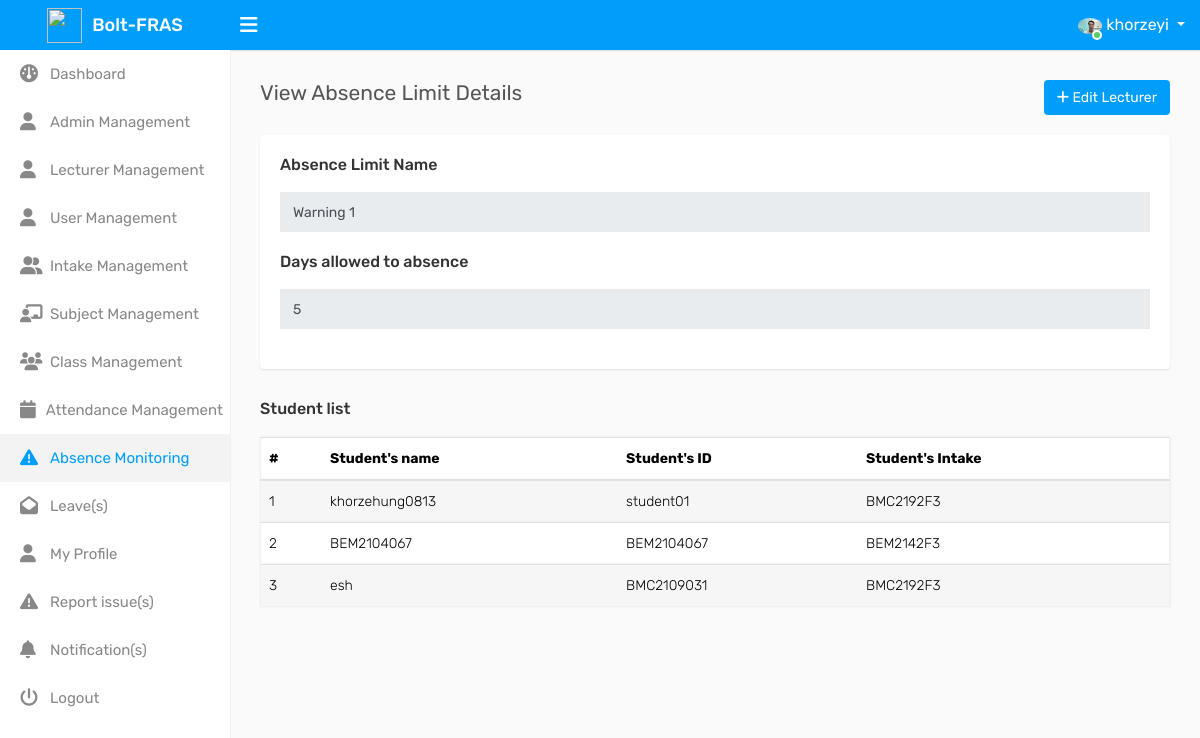
The page /admin-view-absenceMonitoring/2/ (signed in) on the database as committed earlier.
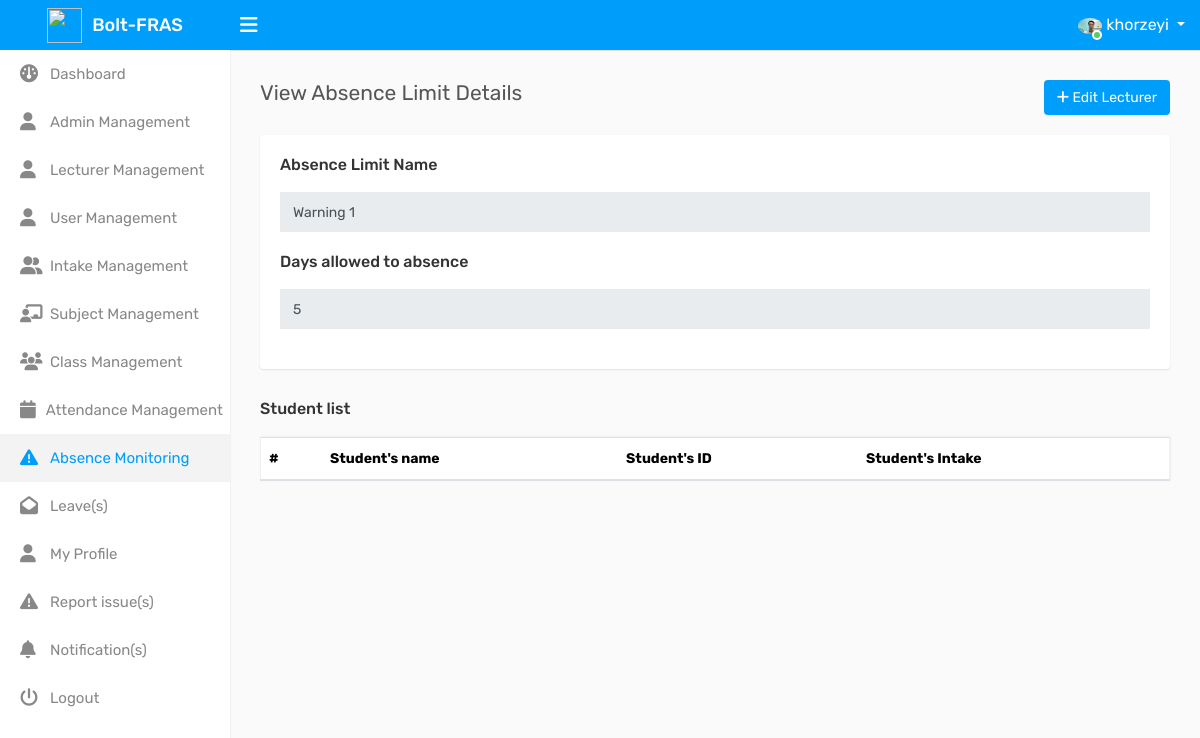
The same page on the database as committed later.
### system/models.py (models this page shows, shortened)
class AdminProfile(models.Model):
    adminId = models.CharField(max_length=50, primary_key=True, default="Not provided")
    user = models.OneToOneField(User, on_delete=models.CASCADE, limit_choices_to={'groups__name': 'admin'})
    adminProfileImage = models.ImageField(null=True, blank=True, upload_to='adminProfileImage', default='adminProfileImage/default.png')

class AbsenceMonitoringTable(models.Model):
    absenceLimitName = models.CharField(max_length=255, default = "Not provided")
    absenceLimitDays = models.IntegerField(default = 1)
    adminID = models.ForeignKey(AdminProfile, on_delete=models.CASCADE, default = "Not provided")

class UserProfile(models.Model):
    userId = models.CharField(max_length=50, primary_key=True, default="Not provided")
    intakeCode = models.ForeignKey(IntakeTable, on_delete=models.CASCADE, default="Not provided")
    absenceMonitoringId = models.ForeignKey(AbsenceMonitoringTable, on_delete=models.SET_NULL, null=True, blank=True)
    faceImageUrl = models.ImageField(null=True, blank=True, upload_to='faceImage', default='faceImage/default.png')
    user = models.OneToOneField(User, on_delete=models.CASCADE, limit_choices_to={'groups__name': 'user'})

class IntakeTable(models.Model):
    intakeCode = models.CharField(max_length=255, primary_key=True, default="Not provided")
    adminId = models.ForeignKey(AdminProfile, on_delete=models.CASCADE, default="Not provided")

### system/decorators.py (the view)
        def wrapper_func(request, *args, **kwargs):
            group = None
            if request.user.groups.exists():
                group = request.user.groups.all()[0].name
            if group in allow_roles:
                return view_func(request, *args, **kwargs)
            else:
                message = 'Sorry, you are not allowed to view this page'
                return render(request, 'error.html', {'message': message})

### system/context_processors.py (called while the page is built)
def notification_count(request):
    allowed_groups = ['admin', 'user']
    if request.user.is_authenticated and request.user.groups.filter(name__in=allowed_groups).exists():
        notifications = NotificationTable.objects.filter(receiver=request.user.username, status='delivered')
        notification_count = notifications.count()
    else:
        notification_count = 0
    return {'notification_count': notification_count}

def unread_leave_count(request):
    allowed_groups = ['admin']
    if request.user.is_authenticated and request.user.groups.filter(name='admin').exists():
        user = request.user
        admin = AdminProfile.objects.get(user=user)
        leaves = LeaveTable.objects.filter(adminID=admin, status='pending')
        leave_count = leaves.count()
    else:
        leave_count = 0
    return {'leave_count': leave_count}

### system/views/admin_views.py (called while the page is built)
@login_required(login_url='/')
@allow_users(allow_roles=['admin'])
def admin_viewAbsenceMonitoring(request, id):
    limit = AbsenceMonitoringTable.objects.get(id=id)
    users = UserProfile.objects.filter(absenceMonitoringId = id)
    return render(request, 'admin-templates/viewAbsenceMonitoring.html', {'limit': limit, 'users': users})

### system/templates/admin-templates/viewAbsenceMonitoring.html (shortened to what this page needs)
{% load static %}
{% include 'head.html' %}
<body>
    <div class="main-wrapper">
        {% include 'header_admin.html' %}
        <div class="page-wrapper">
            <div class="content">
                <div class="row">
                    <div class="col-sm-4 col-3">
                        <h4 class="page-title">View Absence Limit Details</h4>
                    </div>
                    <div class="col-sm-8 col-9 text-right m-b-20">
                        <a href="{% url 'admin-edit-absenceMonitoring' limit.id %}" class="btn btn-primary float-right"><i class="fa fa-plus"></i> Edit Lecturer</a>
                    </div>
                </div>
                <div class="card-box">
                    <form method="POST" class="form-signin" enctype="multipart/form-data">
                        <h3 class="card-title">Absence Limit Name </h3>
                        <div class="row">
                            <div class="col-md-12">
                                <div class="form-group">
                                    <input type="text" class="form-control" id="absenceLimitName" name="absenceLimitName" value="{{limit.absenceLimitName}}" readonly>
                                </div>
                            </div>
                        </div>
                        <h3 class="card-title">Days allowed to absence</h3>
                        <div class="row">
                            <div class="col-md-12">
                                <div class="form-group">
                                    <input type="number" class="form-control" id="absenceLimitDays" name="absenceLimitDays" value="{{limit.absenceLimitDays}}" readonly>
                                </div>
                            </div>
                        </div>
                    </form>
                </div>
                <h3 class="card-title">Student list</h3>
                <div class="row">
                    <div class="col-md-12">
                            <table class="table table-striped custom-table mb-0">
                                <thead>
                                    <tr>
                                        <th>#</th>
                                        <th>Student's name</th>
                                        <th>Student's ID</th>
                                        <th>Student's Intake</th>
                                    </tr>
                                </thead>
                                <tbody>
                                    {% for user in users %}
                                        <tr>
                                            <td>{{ forloop.counter }}</td>
                                            <td>{{ user.user.username }}</td>
                                            <td>{{ user.userId }}</td>
                                            <td>{{ user.intakeCode.intakeCode}}</td>
                                        </tr>
                                    {% endfor %}
                                </tbody>
                            </table>
                        </div>
                    </div>
                </div>
            </div>
        </div>
</body>
</html>

### system/templates/head.html (shortened to what this page needs)
{% load static %}
<!DOCTYPE html>
<html lang="en">
<head>
    <link rel="stylesheet" type="text/css" href="{% static 'assets/css/bootstrap.min.css' %} ">
    <link rel="stylesheet" type="text/css" href="{% static 'assets/css/select2.min.css' %} ">
    <link rel="stylesheet" type="text/css" href="{% static 'assets/css/style.css' %} ">
    <link rel="stylesheet" type="text/css" href="{% static 'assets/css/bootstrap-datetimepicker.min.css' %} ">
    <link rel="stylesheet" type="text/css" href="{% static 'assets/css/dataTables.bootstrap4.min.css' %} ">
    <link rel="stylesheet" href="https://cdnjs.cloudflare.com/ajax/libs/font-awesome/6.5.1/css/all.min.css" />
    <link href=" {% static 'assets/DataTables/datatables.min.css' %} " rel="stylesheet">
</head>

### system/templates/header_admin.html (shortened to what this page needs)
{% load static %}
<div class="header">
    <div class="header-left">
        <a href="{% url 'admin-dashboard' %}" class="logo">
            <img src=" {% static 'assets/img/bolt.png' %} " width="35" height="35" alt=""> <span>Bolt-FRAS</span>
        </a>
    </div>
    <a id="toggle_btn" href="javascript:void(0);"><i class="fa fa-bars"></i></a>
    <ul class="nav user-menu float-right">
        <li class="nav-item dropdown has-arrow">
            <a href="" class="dropdown-toggle nav-link user-link" data-toggle="dropdown">
                <span class="user-img">
                    <img class="rounded-circle" src="{{request.user.adminprofile.adminProfileImage.url}}" width="24" alt="Admin">
                    <span class="status online"></span>
                </span>
                <span>{{request.user.username}}</span>
            </a>
        </li>
    </ul>
</div>
    <div class="sidebar" id="sidebar">
        <div class="sidebar-inner slimscroll">
            <div id="sidebar-menu" class="sidebar-menu">
                <ul>
                    <li {% if request.path == '/admin-dashboard' %}class="active"{% endif %}>
                        <a href="{% url 'admin-dashboard' %}"><i class="fa fa-dashboard"></i> <span>Dashboard</span></a>
                    </li>
                    <li {% if '/admin-admin-management' in request.path or '/admin-edit-admin' in request.path or '/admin-view-admin' in request.path or '/admin-create-admin' in request.path %}class="active"{% endif %}>
                        <a href="{% url 'admin-admin-management' %}"><i class="fa fa-user"></i> <span>Admin Management</span></a>
                    </li>
                    <li {% if '/admin-lecturer-management' in request.path or '/admin-edit-lecturer' in request.path or '/admin-view-lecturer' in request.path or '/admin-create-lecturer' in request.path %}class="active"{% endif %}>
                        <a href="{% url 'admin-lecturer-management' %}"><i class="fa fa-user"></i> <span>Lecturer Management</span></a>
                    </li>
                    <li {% if '/admin-user-management' in request.path or '/admin-edit-user' in request.path or '/admin-view-user' in request.path or '/admin-create-user' in request.path %}class="active"{% endif %}>
                        <a href="{% url 'admin-user-management' %}"><i class="fa fa-user"></i> <span>User Management</span></a>
                    </li>
                    <li {% if '/admin-intake-management' in request.path or '/admin-edit-intake' in request.path or '/admin-view-intake' in request.path or '/admin-create-intake' in request.path %}class="active"{% endif %}>
                        <a href="{% url 'admin-intake-management' %}"><i class="fa-solid fa-user-group"></i> <span>Intake Management</span></a>
                    </li>
                    <li {% if '/admin-subject-management' in request.path or '/admin-edit-subject' in request.path or '/admin-view-subject' in request.path or '/admin-create-subject' in request.path %}class="active"{% endif %}>
                        <a href="{% url 'admin-subject-management' %}"><i class="fas fa-chalkboard-teacher"></i><span>Subject Management</span></a>
                    </li>
                    <li {% if '/admin-class-management' in request.path or '/admin-edit-class' in request.path or '/admin-view-class' in request.path or '/admin-create-class' in request.path %}class="active"{% endif %}>
                        <a href="{% url 'admin-class-management' %}"><i class="fa fa-users" aria-hidden="true"></i><span>Class Management</span></a>
                    </li>
                    <li {% if '/admin-attendance-management' in request.path or '/admin-edit-attendance' in request.path or '/admin-view-attendance' in request.path or '/admin-create-attendance' in request.path %}class="active"{% endif %}>
                        <a href="{% url 'admin-attendance-management' %}"><i class="fa fa-calendar"></i> <span>Attendance Management</span></a>
                    </li>
                    <li {% if '/admin-absenceMonitoring-management' in request.path or '/admin-edit-absenceMonitoring' in request.path or '/admin-view-absenceMonitoring' in request.path or '/admin-create-absenceMonitoring' in request.path %}class="active"{% endif %}>
                        <a href="{% url 'admin-absenceMonitoring-management' %}"><i class="fa-solid fa-triangle-exclamation"></i><span>Absence Monitoring</span></a>
                    </li>
                    <li {% if '/admin-leave-management' in request.path or '/admin-view-leave' in request.path %}class="active"{% endif %}>
                        <a href="{% url 'admin-leave-management' %}">
                            <i class="fa-solid fa-envelope-open"></i></i>
                            <span>Leave(s)</span>
                        </a>
                    </li>
                    <li {% if '/view-myProfileAdmin' in request.path %}class="active"{% endif %}>
                        <a href="{% url 'view-myProfileAdmin' request.user.id %}"><i class="fa fa-user"></i> <span>My Profile</span></a>
                    </li>
                    <li {% if '/admin-report-management' in request.path or '/admin-view-report' in request.path or '/admin-reply-report' in request.path %}class="active"{% endif %}>
                        <a href="{% url 'admin-report-management' %}"><i class="fa fa-exclamation-triangle" aria-hidden="true"></i><span>Report issue(s)</span></a>
                    </li>
                    <li {% if '/admin-notification-management' in request.path or '/admin-noted-notification' in request.path or '/admin-reply-report' in request.path %}class="active"{% endif %}>
                        <a href="{% url 'admin-notification-management' %}">
                            <i class="fa-solid fa-bell"></i>
                            <span>Notification(s)</span>
                        </a>
                    </li>
                    <li>
                        <a href="#" data-toggle="modal" data-target="#delete_user_modal"><i class="fa-solid fa-power-off"></i> <span>Logout</span></a>
                    </li>
                </ul>
            </div>
        </div>
    </div>
<body>
</body>

### system/templates/jsreferences.html (shortened to what this page needs)
{% load static %}

Rows that differ between the two databases and show on the page:
removed UserProfile: user.username "khorzehung0813", userId "student01", intakeCode.intakeCode "BMC2192F3"
removed UserProfile: user.username "BEM2104067", userId "BEM2104067", intakeCode.intakeCode "BEM2142F3"
removed UserProfile: user.username "esh", userId "BMC2109031", intakeCode.intakeCode "BMC2192F3"
